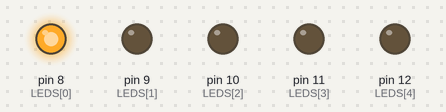
Recording of a sketch running on a simulated Arduino Uno, built with avr-gcc and run on an emulated ATmega328P. Parts: output pins drawn as LEDs (lit = HIGH).

Above: at 0.2 s.
At 1.2 s:
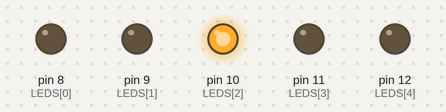
At 1.7 s:
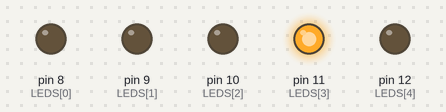
At 3.2 s:
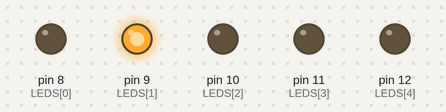
At 4.7 s:
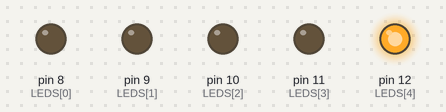
Timing chart, 0 to 5.8 s (numbered marks = the images above):
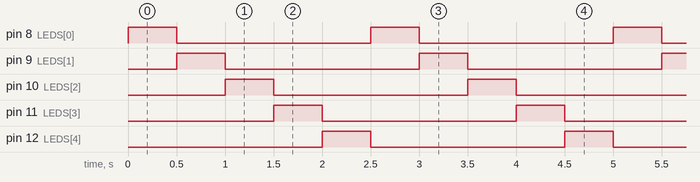

Measured:
- by itself, pin 8 (LEDS[0]), pin 9 (LEDS[1]), pin 10 (LEDS[2]), pin 11 (LEDS[3]), pin 12 (LEDS[4]): alternates HIGH for 0.50 s and LOW for 2.0 s
- by itself, everything shown: repeats every 2.5 s, in 5 steps

The sketch:

Toi1.ino
```cpp
//配列にピン番号をまとめる
const int LEDS[5] = {8, 9, 10, 11, 12};

void setup() {
//配列を使ってpinModeを設定
  for(int i=0; i<5; i++){
    pinMode(LEDS[i], OUTPUT);
  }
}

void loop() {
//LEDが5個あるので、5回を無限ループ
  for(int i=0; i<5; i++){
//まずはLEDを全消灯させる
    for(int j=0; j<5; j++){
      digitalWrite(LEDS[j], LOW);
    }
//i番目のLEDを点灯
    digitalWrite(LEDS[i], HIGH);
    delay(500);
  }
}
```
